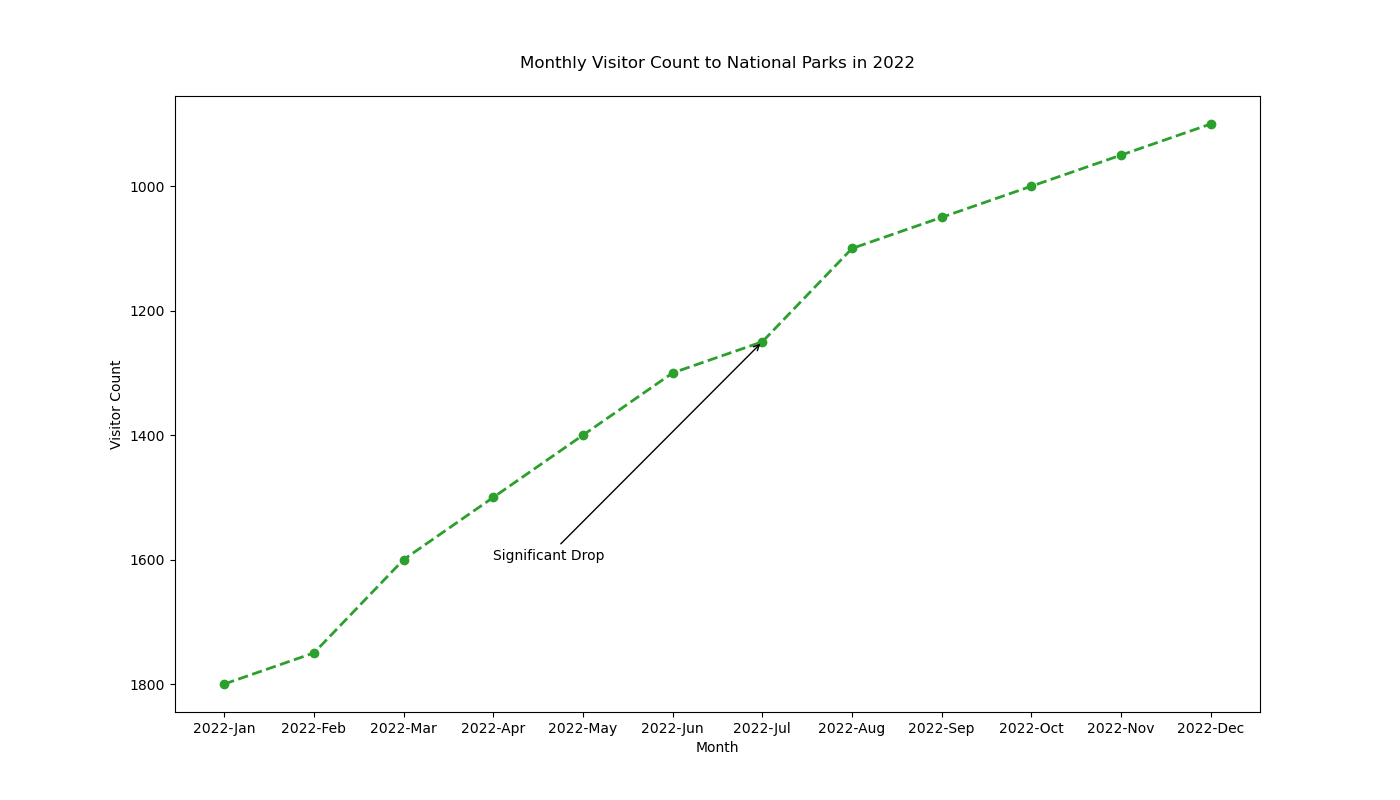

Source code (Python):

import matplotlib.pyplot as plt

# Data
months = ['2022-Jan', '2022-Feb', '2022-Mar', '2022-Apr', '2022-May', '2022-Jun', '2022-Jul', '2022-Aug', '2022-Sep', '2022-Oct', '2022-Nov', '2022-Dec']
visitor_count = [1800, 1750, 1600, 1500, 1400, 1300, 1250, 1100, 1050, 1000, 950, 900]

# Plotting the line chart
plt.figure(figsize=(14, 8))  # Adjusted width and height
plt.plot(months, visitor_count, color='#2ca02c', marker='o', linestyle='--', linewidth=2)  # Different color and marker style

# Annotate a specific point with the label
plt.annotate('Significant Drop', xy=('2022-Jul', 1250), xytext=('2022-Apr', 1600),
             arrowprops=dict(facecolor='#d62728', arrowstyle='->'))

# Adding a title and labels
plt.title('Monthly Visitor Count to National Parks in 2022', pad=20)  # Changed topic and added padding
plt.xlabel('Month')
plt.ylabel('Visitor Count')
plt.gca().invert_yaxis()  # Invert the y-axis

# Show the plot
plt.show()
